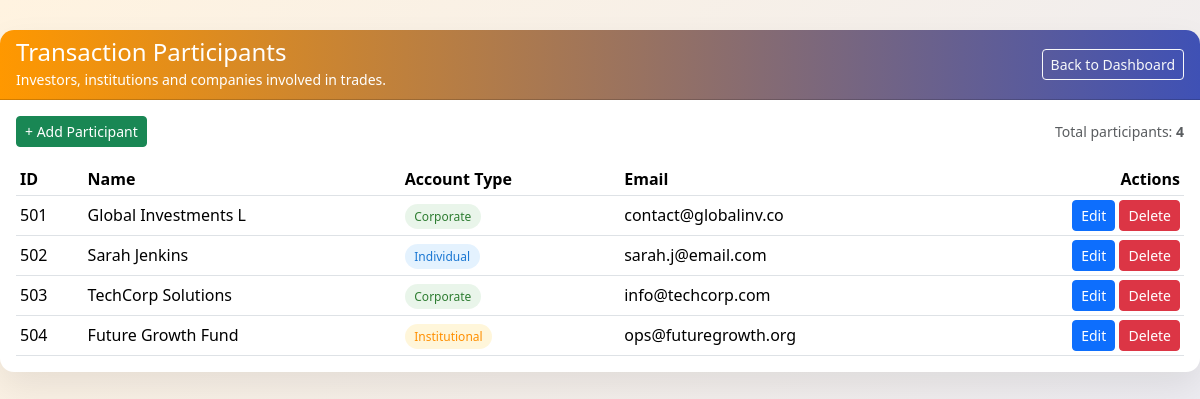
The app's page /participants_list.php with its own data.
### tables this page shows
CREATE TABLE `transaction_participant` (
  `ParticipantID` int(8) NOT NULL,
  `name` varchar(20) DEFAULT NULL,
  `accountType` varchar(20) DEFAULT NULL,
  `email` varchar(20) DEFAULT NULL
);

### participants_list.php (the view, shortened to what this page needs)
<?php
require_once 'config.php';
$res = mysqli_query($conn,"SELECT * FROM transaction_participant ORDER BY ParticipantID");
?>
<!DOCTYPE html>
<html>
<head>
  <link href="https://cdn.jsdelivr.net/npm/bootstrap@5.3.3/dist/css/bootstrap.min.css" rel="stylesheet">
</head>
<body>
<div class="page-wrapper">
  <div class="card page-card">
    <div class="card-header d-flex justify-content-between align-items-center page-card-header">
      <div>
        <h4 class="mb-0">Transaction Participants</h4>
        <small class="text-light-50">Investors, institutions and companies involved in trades.</small>
      </div>
      <a href="dashboard_system.php" class="btn btn-outline-light btn-sm">Back to Dashboard</a>
    </div>
    <div class="card-body">
      <div class="d-flex justify-content-between align-items-center mb-3">
        <button onclick="window.location.href='participant_form.php';" class="btn btn-success btn-sm">
          + Add Participant
        </button>
        <span class="text-muted small">
          Total participants: <strong><?php echo mysqli_num_rows($res); ?></strong>
        </span>
      </div>
      <div class="table-responsive">
        <table class="table table-sm table-hover align-middle mb-0">
          <thead>
            <tr>
              <th>ID</th>
              <th>Name</th>
              <th>Account Type</th>
              <th>Email</th>
              <th class="text-end">Actions</th>
            </tr>
          </thead>
          <tbody>
          <?php while($p = mysqli_fetch_assoc($res)): ?>
            <?php
              $badgeClass = 'badge-ind';
              if (stripos($p['accountType'],'corporate') !== false) $badgeClass = 'badge-corp';
              if (stripos($p['accountType'],'institution') !== false) $badgeClass = 'badge-inst';
            ?>
            <tr>
              <td><?php echo $p['ParticipantID']; ?></td>
              <td><?php echo htmlspecialchars($p['name']); ?></td>
              <td>
                <span class="badge-soft <?php echo $badgeClass; ?>">
                  <?php echo htmlspecialchars($p['accountType']); ?>
                </span>
              </td>
              <td><?php echo htmlspecialchars($p['email']); ?></td>
              <td class="text-end">
                <a href="participant_form.php?id=<?php echo $p['ParticipantID']; ?>" class="btn btn-primary btn-sm">
                  Edit
                </a>
                <a href="participants_list.php?delete=<?php echo $p['ParticipantID']; ?>"
                   onclick="return confirm('Delete this participant?');"
                   class="btn btn-danger btn-sm">
                  Delete
                </a>
              </td>
            </tr>
          <?php endwhile; ?>
          </tbody>
        </table>
      </div>
    </div>
  </div>
</div>
</body>
</html>

### participants_list.php (style rules this page uses)
body { background: linear-gradient(135deg, #fff3e0, #e8eaf6); min-height: 100vh; font-family: system-ui, -apple-system, BlinkMacSystemFont, "Segoe UI", sans-serif; }
.page-wrapper { max-width: 1200px; margin: 30px auto; }
.page-card { border-radius: 14px; overflow: hidden; box-shadow: 0 15px 35px rgba(0,0,0,0.08); border: none; }
.page-card-header { background: linear-gradient(90deg, #ff9800, #3f51b5); color: #fff; }
.table thead { background: linear-gradient(90deg,#ff9800,#3f51b5); color: #fff; }
.badge-soft { padding: 0.25rem 0.6rem; border-radius: 999px; font-size: 0.75rem; }
.badge-ind { background: rgba(33,150,243,0.12); color:#1976d2; }
.badge-corp { background: rgba(76,175,80,0.12); color:#2e7d32; }
.badge-inst { background: rgba(255,193,7,0.15); color:#ff8f00; }

### records on screen
transaction_participant: ParticipantID "501", name "Global Investments L", accountType "Corporate", email "contact@globalinv.co"
transaction_participant: ParticipantID "502", name "Sarah Jenkins", accountType "Individual", email "sarah.j@email.com"
transaction_participant: ParticipantID "503", name "TechCorp Solutions", accountType "Corporate", email "info@techcorp.com"
transaction_participant: ParticipantID "504", name "Future Growth Fund", accountType "Institutional", email "ops@futuregrowth.org"

### other values on screen
mysqli_num_rows($res) "4"
